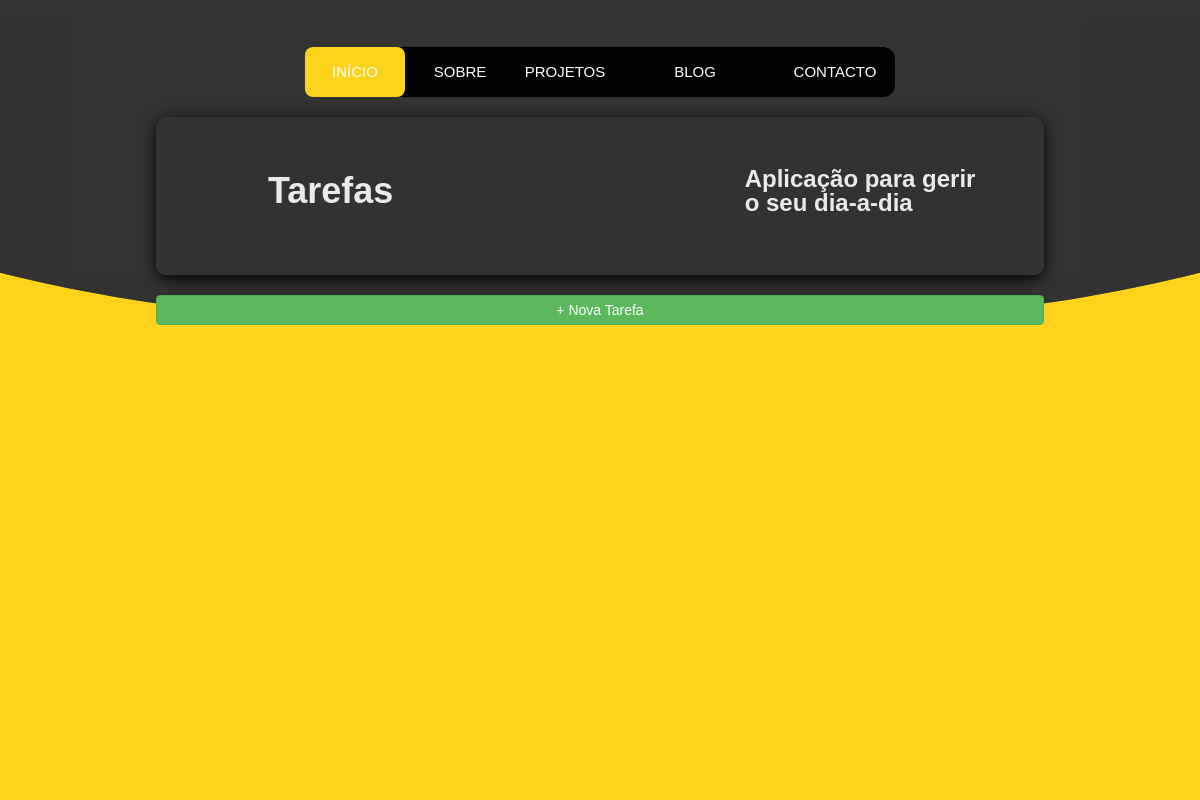
Before: /home_tarefa with the older database file.
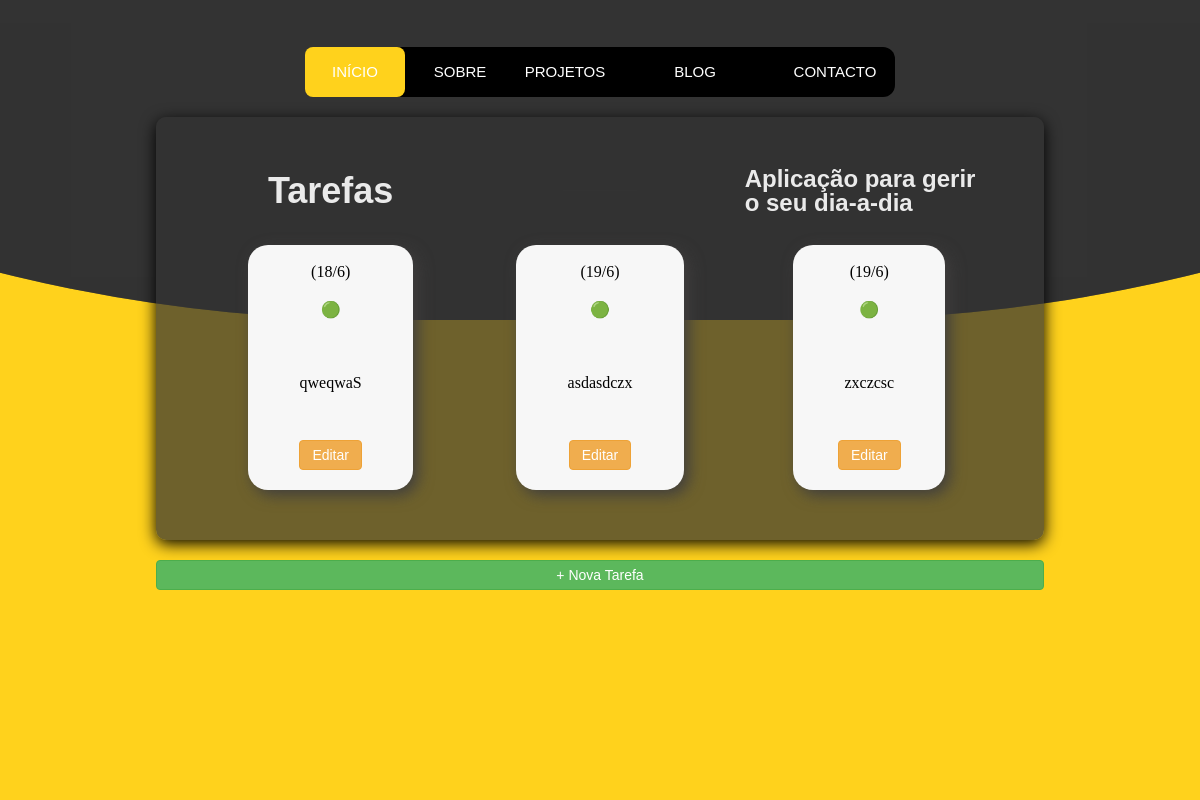
After: the same page with the newer database file.
### portifolio/models.py (models this page shows, shortened)
class Tarefa(models.Model):
    titulo = models.CharField(max_length=30)
    prioridade = models.IntegerField(default=1)
    concluida = models.BooleanField(default=False)
    criado = models.DateTimeField(auto_now_add=True)

### portifolio/views.py (the view)
# urls.py: path('home_tarefa', views.home_tarefa, name='home_tarefa'),
def home_tarefa(request):
    topicos = ['HTML', 'Java', 'Kotlin', 'Python', 'Django', 'JavaScript', 'CSS']
    context = {
        'topicos': topicos,
        'tarefas': Tarefa.objects.all()
    }
    return render(request, 'portfolio/tarefas/home_tarefa.html', context)

### portifolio/templates/portfolio/tarefas/home_tarefa.html
{% extends 'portfolio/base/layout_base.html' %}
{% block link %}
    {% load static %}
    <link rel="stylesheet" href="{% static 'portfolio/css/tarefas/home_tarefa.css' %}">
{% endblock %}
{% block main %}
    <section class="hero_tarefa">
        <div class="content_tarefa">
            <div class="bloco_tarefa">
                <h1>Tarefas</h1>
                <hr>
                <h2>Aplicação para gerir o seu dia-a-dia</h2>
                {% for tarefa in tarefas %}
                    <div class="cards_tarefa  {{ tarefa.id }}">
                        <div class="title_tarefa">
                            <span class="info">
                                <p>({{ tarefa.criado.day }}/{{ tarefa.criado.month }})</p>
                                {% if tarefa.prioridade == 1 %}
                                    <p>🟢</p>
                                {% elif tarefa.prioridade == 2 %}
                                    <p>🟡</p>
                                {% else %}
                                    <p>🔴</p>
                                {% endif %}
                            </span>
                            {% if tarefa.concluido == True %}
                                <del>{{ tarefa.titulo }}</del>
                            {% else %}
                                <p>{{ tarefa.titulo }}</p>
                            {% endif %}
                        </div>
                        <div class="button-yellow_tarefa">
                            <a href="{% url 'portifolio:edita_tarefa' tarefa.id %}"
                               class="btn btn-warning btn-sm">
                                Editar
                            </a>
                        </div>
                    </div>
                {% endfor %}
            </div>
            <a href="{% url 'portifolio:nova_tarefa' %}" class="btn btn-success btn-block">+ Nova Tarefa</a>
        </div>
    </section>
{% endblock %}

Changed rows visible on the page:
added Tarefa: criado.day "18", criado.month "6", titulo "qweqwaS"
added Tarefa: criado.day "19", criado.month "6", titulo "asdasdczx"
added Tarefa: criado.day "19", criado.month "6", titulo "zxczcsc"
